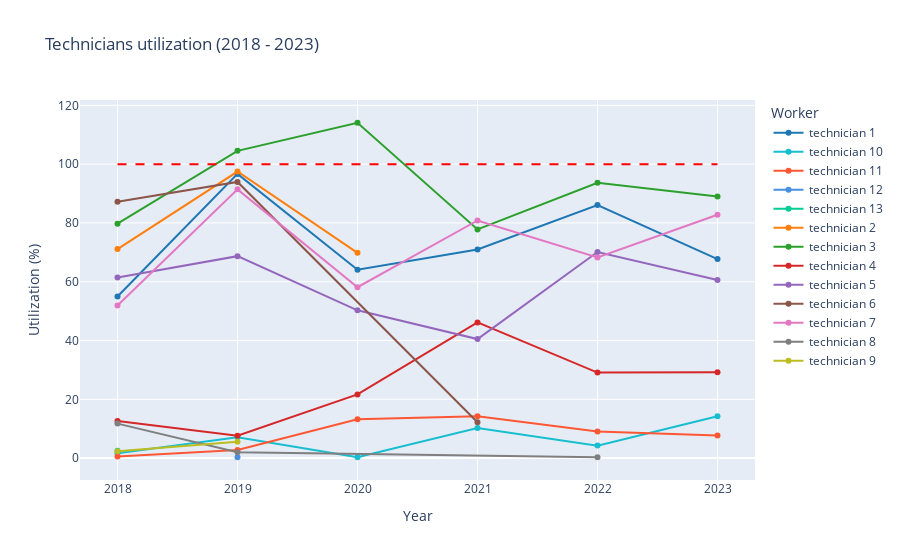

This figure's notebook cell:
### Code cell
color_map = {'technician 1': '#1f77b4', 
             'technician 2': '#ff7f0e',
             'technician 3': '#2ca02c',
             'technician 4': '#d62728', 
             'technician 5': '#9467bd',
             'technician 6': '#8c564b', 
             'technician 7': '#e377c2', 
             'technician 8': '#7f7f7f', 
             'technician 9': '#bcbd22', 
             'technician 10': '#17becf', 
             'technician 11': '#ff5733', 
             'technician 12': '#4A90E2'
}

fig5 = px.line(workers_hours, x='Year', y='Utilization', color='Worker', markers=True,
               labels={'Utilization':'Utilization (%)', 'Year':'Year'},
               title='Technicians utilization (2018 - 2023)',
               color_discrete_map=color_map)

fig5.add_shape(type='line', x0=workers_hours['Year'].min(), x1=workers_hours['Year'].max(), y0=100, y1=100,
               line=dict(color='red', dash='dash'))

fig5.show()

### Figure 1 — Plotly figure (JSON) as saved in the notebook; plotly's stock layout.template omitted (floating-point values rounded to 4 significant figures)
{"data": [{"hovertemplate": "Worker=technician 1<br>Year=%{x}<br>Utilization (%)=%{y}<extra></extra>", "legendgroup": "technician 1", "line": {"color": "#1f77b4", "dash": "solid"}, "marker": {"symbol": "circle"}, "mode": "markers+lines", "name": "technician 1", "orientation": "v", "showlegend": true, "type": "scatter", "x": [2018, 2019, 2020, 2021, 2022, 2023], "xaxis": "x", "y": [54.98, 96.69, 64.07, 70.96, 86.1, 67.71], "yaxis": "y"}, {"hovertemplate": "Worker=technician 10<br>Year=%{x}<br>Utilization (%)=%{y}<extra></extra>", "legendgroup": "technician 10", "line": {"color": "#17becf", "dash": "solid"}, "marker": {"symbol": "circle"}, "mode": "markers+lines", "name": "technician 10", "orientation": "v", "showlegend": true, "type": "scatter", "x": [2018, 2019, 2020, 2021, 2022, 2023], "xaxis": "x", "y": [1.612, 7.047, 0.2847, 10.22, 4.243, 14.24], "yaxis": "y"}, {"hovertemplate": "Worker=technician 11<br>Year=%{x}<br>Utilization (%)=%{y}<extra></extra>", "legendgroup": "technician 11", "line": {"color": "#ff5733", "dash": "solid"}, "marker": {"symbol": "circle"}, "mode": "markers+lines", "name": "technician 11", "orientation": "v", "showlegend": true, "type": "scatter", "x": [2018, 2019, 2020, 2021, 2022, 2023], "xaxis": "x", "y": [0.5125, 2.79, 13.24, 14.27, 9.055, 7.688], "yaxis": "y"}, {"hovertemplate": "Worker=technician 12<br>Year=%{x}<br>Utilization (%)=%{y}<extra></extra>", "legendgroup": "technician 12", "line": {"color": "#4A90E2", "dash": "solid"}, "marker": {"symbol": "circle"}, "mode": "markers+lines", "name": "technician 12", "orientation": "v", "showlegend": true, "type": "scatter", "x": [2019], "xaxis": "x", "y": [0.2847], "yaxis": "y"}, {"hovertemplate": "Worker=technician 13<br>Year=%{x}<br>Utilization (%)=%{y}<extra></extra>", "legendgroup": "technician 13", "line": {"color": "#00cc96", "dash": "solid"}, "marker": {"symbol": "circle"}, "mode": "markers+lines", "name": "technician 13", "orientation": "v", "showlegend": true, "type": "scatter", "x": [2018], "xaxis": "x", "y": [2.477], "yaxis": "y"}, {"hovertemplate": "Worker=technician 2<br>Year=%{x}<br>Utilization (%)=%{y}<extra></extra>", "legendgroup": "technician 2", "line": {"color": "#ff7f0e", "dash": "solid"}, "marker": {"symbol": "circle"}, "mode": "markers+lines", "name": "technician 2", "orientation": "v", "showlegend": true, "type": "scatter", "x": [2018, 2019, 2020], "xaxis": "x", "y": [71.1, 97.49, 69.85], "yaxis": "y"}, {"hovertemplate": "Worker=technician 3<br>Year=%{x}<br>Utilization (%)=%{y}<extra></extra>", "legendgroup": "technician 3", "line": {"color": "#2ca02c", "dash": "solid"}, "marker": {"symbol": "circle"}, "mode": "markers+lines", "name": "technician 3", "orientation": "v", "showlegend": true, "type": "scatter", "x": [2018, 2019, 2020, 2021, 2022, 2023], "xaxis": "x", "y": [79.76, 104.5, 114.1, 77.79, 93.65, 89.02], "yaxis": "y"}, {"hovertemplate": "Worker=technician 4<br>Year=%{x}<br>Utilization (%)=%{y}<extra></extra>", "legendgroup": "technician 4", "line": {"color": "#d62728", "dash": "solid"}, "marker": {"symbol": "circle"}, "mode": "markers+lines", "name": "technician 4", "orientation": "v", "showlegend": true, "type": "scatter", "x": [2018, 2019, 2020, 2021, 2022, 2023], "xaxis": "x", "y": [12.64, 7.631, 21.67, 46.16, 29.1, 29.19], "yaxis": "y"}, {"hovertemplate": "Worker=technician 5<br>Year=%{x}<br>Utilization (%)=%{y}<extra></extra>", "legendgroup": "technician 5", "line": {"color": "#9467bd", "dash": "solid"}, "marker": {"symbol": "circle"}, "mode": "markers+lines", "name": "technician 5", "orientation": "v", "showlegend": true, "type": "scatter", "x": [2018, 2019, 2020, 2021, 2022, 2023], "xaxis": "x", "y": [61.42, 68.71, 50.28, 40.49, 70.13, 60.59], "yaxis": "y"}, {"hovertemplate": "Worker=technician 6<br>Year=%{x}<br>Utilization (%)=%{y}<extra></extra>", "legendgroup": "technician 6", "line": {"color": "#8c564b", "dash": "solid"}, "marker": {"symbol": "circle"}, "mode": "markers+lines", "name": "technician 6", "orientation": "v", "showlegend": true, "type": "scatter", "x": [2018, 2019, 2021], "xaxis": "x", "y": [87.22, 93.96, 12.19], "yaxis": "y"}, {"hovertemplate": "Worker=technician 7<br>Year=%{x}<br>Utilization (%)=%{y}<extra></extra>", "legendgroup": "technician 7", "line": {"color": "#e377c2", "dash": "solid"}, "marker": {"symbol": "circle"}, "mode": "markers+lines", "name": "technician 7", "orientation": "v", "showlegend": true, "type": "scatter", "x": [2018, 2019, 2020, 2021, 2022, 2023], "xaxis": "x", "y": [51.91, 91.43, 58.14, 80.84, 68.25, 82.8], "yaxis": "y"}, {"hovertemplate": "Worker=technician 8<br>Year=%{x}<br>Utilization (%)=%{y}<extra></extra>", "legendgroup": "technician 8", "line": {"color": "#7f7f7f", "dash": "solid"}, "marker": {"symbol": "circle"}, "mode": "markers+lines", "name": "technician 8", "orientation": "v", "showlegend": true, "type": "scatter", "x": [2018, 2019, 2022], "xaxis": "x", "y": [11.73, 2.022, 0.2847], "yaxis": "y"}, {"hovertemplate": "Worker=technician 9<br>Year=%{x}<br>Utilization (%)=%{y}<extra></extra>", "legendgroup": "technician 9", "line": {"color": "#bcbd22", "dash": "solid"}, "marker": {"symbol": "circle"}, "mode": "markers+lines", "name": "technician 9", "orientation": "v", "showlegend": true, "type": "scatter", "x": [2018, 2019], "xaxis": "x", "y": [2.335, 5.567], "yaxis": "y"}], "layout": {"legend": {"title": {"text": "Worker"}, "tracegroupgap": 0}, "shapes": [{"line": {"color": "red", "dash": "dash"}, "type": "line", "x0": 2018, "x1": 2023, "y0": 100, "y1": 100}], "title": {"text": "Technicians utilization (2018 - 2023)"}, "xaxis": {"anchor": "y", "domain": [0, 1], "title": {"text": "Year"}}, "yaxis": {"anchor": "x", "domain": [0, 1], "title": {"text": "Utilization (%)"}}}}
